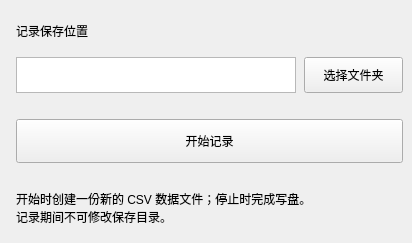
      <widget class="QWidget" name="tab_DataRecord">
       <attribute name="title">
        <string>数据记录</string>
       </attribute>
       <widget class="QTextEdit" name="textEdit_AccDataSaveDirectory">
        <property name="geometry">
         <rect><x>16</x><y>57</y><width>280</width><height>36</height></rect></property>
       </widget>
       <widget class="QPushButton" name="pushButton_AccDataSaveDirectorySelect">
        <property name="geometry">
         <rect><x>304</x><y>57</y><width>99</width><height>36</height></rect></property>
        <property name="text">
         <string>选择文件夹</string>
        </property>
       </widget>
       <widget class="QPushButton" name="pushButton_DataRecordStart">
        <property name="geometry">
         <rect><x>16</x><y>119</y><width>387</width><height>44</height></rect></property>
        <property name="text">
         <string>开始记录</string></property>
       </widget>
       <widget class="QLabel" name="label_RecordFolderTitle"><property name="alignment"><set>Qt::AlignVCenter|Qt::AlignLeft</set></property><property name="text"><string>记录保存位置</string></property><property name="geometry"><rect><x>16</x><y>18</y><width>370</width><height>26</height></rect></property></widget><widget class="QLabel" name="label_RecordGuide"><property name="alignment"><set>Qt::AlignVCenter|Qt::AlignLeft</set></property><property name="text"><string>开始时创建一份新的 CSV 数据文件；停止时完成写盘。
记录期间不可修改保存目录。</string></property><property name="geometry"><rect><x>16</x><y>181</y><width>385</width><height>53</height></rect></property></widget></widget>
